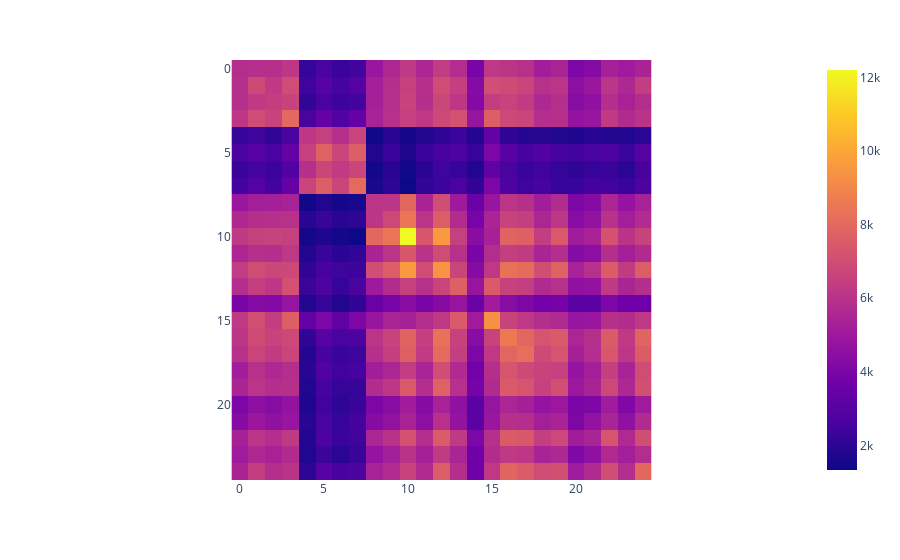

This figure's notebook cell:
### Code cell
rel_fns = [r.rel_fn for r in _results]
head_outs = [ x[1] for x in sorted(zip(rel_fns,head_outs), key=lambda x: x[0])]
func_vectors = torch.cat(head_outs).mean(-2)
norm = (func_vectors ** 2).sum(-1) ** -0.5
func_vectors = func_vectors / norm[:,None]
sim = func_vectors @ func_vectors.T
print(sorted(rel_fns))
px.imshow(sim.cpu())

### Figure 1 — Plotly figure (JSON) as saved in the notebook; plotly's stock layout.template omitted (floating-point values rounded to 4 significant figures; data arrays with more than 128 entries replaced by an {"elided": "..."} marker saying what was removed)
{"data": [{"coloraxis": "coloraxis", "hovertemplate": "x: %{x}<br>y: %{y}<br>color: %{z}<extra></extra>", "name": "0", "type": "heatmap", "xaxis": "x", "yaxis": "y", "z": {"elided": "25x25 int values"}}], "layout": {"coloraxis": {"colorscale": [[0, "#0d0887"], [0.1111, "#46039f"], [0.2222, "#7201a8"], [0.3333, "#9c179e"], [0.4444, "#bd3786"], [0.5556, "#d8576b"], [0.6667, "#ed7953"], [0.7778, "#fb9f3a"], [0.8889, "#fdca26"], [1, "#f0f921"]]}, "margin": {"t": 60}, "xaxis": {"anchor": "y", "constrain": "domain", "domain": [0, 1], "scaleanchor": "y"}, "yaxis": {"anchor": "x", "autorange": "reversed", "constrain": "domain", "domain": [0, 1]}}}
